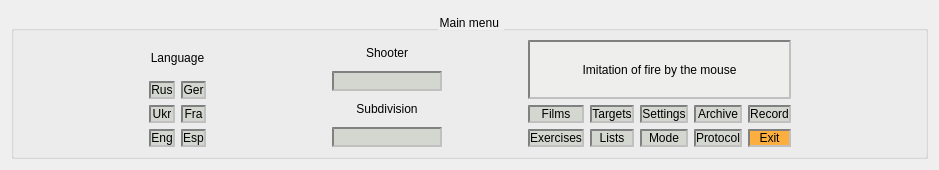
<?xml version="1.0" encoding="UTF-8"?>
<ui version="4.0">
 <class>MainMenu</class>
 <widget class="QWidget" name="MainMenu">
  <property name="geometry">
   <rect>
    <x>0</x>
    <y>0</y>
    <width>939</width>
    <height>170</height>
   </rect>
  </property>
  <property name="windowTitle">
   <string>Form</string>
  </property>
  <layout class="QGridLayout" name="gridLayout">
   <item row="0" column="0">
    <widget class="QGroupBox" name="groupBox">
     <property name="styleSheet">
      <string notr="true">QGroupBox{
color:black;
background:url(:/new/prefix1/menu/sky.jpg)  ;

background-size: cover;
}
QGroupBox::title{

margin-top:5px;
subcontrol-origin:margin;
subcontrol-position:top center;

}
</string>
     </property>
     <property name="title">
      <string>Main menu </string>
     </property>
     <layout class="QGridLayout" name="gridLayout_3">
      <item row="0" column="2">
       <spacer name="horizontalSpacer_3">
        <property name="orientation">
         <enum>Qt::Horizontal</enum>
        </property>
        <property name="sizeHint" stdset="0">
         <size>
          <width>40</width>
          <height>20</height>
         </size>
        </property>
       </spacer>
      </item>
      <item row="0" column="0">
       <spacer name="horizontalSpacer_4">
        <property name="orientation">
         <enum>Qt::Horizontal</enum>
        </property>
        <property name="sizeHint" stdset="0">
         <size>
          <width>40</width>
          <height>20</height>
         </size>
        </property>
       </spacer>
      </item>
      <item row="0" column="1">
       <layout class="QHBoxLayout" name="horizontalLayout_4">
        <item>
         <layout class="QHBoxLayout" name="horizontalLayout_3">
          <item>
           <layout class="QGridLayout" name="gridLayout_2">
            <item row="0" column="0">
             <widget class="QLabel" name="label">
              <property name="styleSheet">
               <string notr="true">QLabel{
color:black;

}</string>
              </property>
              <property name="text">
               <string>Language</string>
              </property>
              <property name="alignment">
               <set>Qt::AlignCenter</set>
              </property>
             </widget>
            </item>
            <item row="1" column="0">
             <layout class="QHBoxLayout" name="horizontalLayout">
              <item>
               <layout class="QVBoxLayout" name="verticalLayout_2">
                <item>
                 <widget class="QPushButton" name="rus_pb">
                  <property name="sizePolicy">
                   <sizepolicy hsizetype="Minimum" vsizetype="Fixed">
                    <horstretch>0</horstretch>
                    <verstretch>0</verstretch>
                   </sizepolicy>
                  </property>
                  <property name="styleSheet">
                   <string notr="true">QPushButton{
border:2px inset grey;
border-color: qlineargradient(x1: 0, y1: 0, x2: 0, y2: 1, 
stop: 0 #E0E0E0, stop: 1 #FFFFFF); 


color:black;
	background-color: rgb(211, 215, 207);}</string>
                  </property>
                  <property name="text">
                   <string>Rus</string>
                  </property>
                 </widget>
                </item>
                <item>
                 <widget class="QPushButton" name="ukr_pb">
                  <property name="styleSheet">
                   <string notr="true">QPushButton{
border:2px inset grey;
border-color: qlineargradient(x1: 0, y1: 0, x2: 0, y2: 1, 
stop: 0 #E0E0E0, stop: 1 #FFFFFF); 


color:black;
	background-color: rgb(211, 215, 207);}</string>
                  </property>
                  <property name="text">
                   <string>Ukr</string>
                  </property>
                 </widget>
                </item>
                <item>
                 <widget class="QPushButton" name="eng_pb">
                  <property name="styleSheet">
                   <string notr="true">QPushButton{
border:2px inset grey;
border-color: qlineargradient(x1: 0, y1: 0, x2: 0, y2: 1, 
stop: 0 #E0E0E0, stop: 1 #FFFFFF); 


color:black;
	background-color: rgb(211, 215, 207);}</string>
                  </property>
                  <property name="text">
                   <string>Eng</string>
                  </property>
                 </widget>
                </item>
               </layout>
              </item>
              <item>
               <layout class="QVBoxLayout" name="verticalLayout">
                <item>
                 <widget class="QPushButton" name="get_pb">
                  <property name="sizePolicy">
                   <sizepolicy hsizetype="Preferred" vsizetype="Fixed">
                    <horstretch>0</horstretch>
                    <verstretch>0</verstretch>
                   </sizepolicy>
                  </property>
                  <property name="styleSheet">
                   <string notr="true">QPushButton{
border:2px inset grey;
border-color: qlineargradient(x1: 0, y1: 0, x2: 0, y2: 1, 
stop: 0 #E0E0E0, stop: 1 #FFFFFF); 


color:black;
	background-color: rgb(211, 215, 207);}</string>
                  </property>
                  <property name="text">
                   <string>Ger</string>
                  </property>
                 </widget>
                </item>
                <item>
                 <widget class="QPushButton" name="fr_pb">
                  <property name="styleSheet">
                   <string notr="true">QPushButton{
border:2px inset grey;
border-color: qlineargradient(x1: 0, y1: 0, x2: 0, y2: 1, 
stop: 0 #E0E0E0, stop: 1 #FFFFFF); 


color:black;
	background-color: rgb(211, 215, 207);}</string>
                  </property>
                  <property name="text">
                   <string>Fra</string>
                  </property>
                 </widget>
                </item>
                <item>
                 <widget class="QPushButton" name="esp_pb">
                  <property name="styleSheet">
                   <string notr="true">QPushButton{
border:2px inset grey;
border-color: qlineargradient(x1: 0, y1: 0, x2: 0, y2: 1, 
stop: 0 #E0E0E0, stop: 1 #FFFFFF); 


color:black;
	background-color: rgb(211, 215, 207);}</string>
                  </property>
                  <property name="text">
                   <string>Esp</string>
                  </property>
                 </widget>
                </item>
               </layout>
              </item>
             </layout>
            </item>
           </layout>
          </item>
          <item>
           <spacer name="horizontalSpacer_7">
            <property name="orientation">
             <enum>Qt::Horizontal</enum>
            </property>
            <property name="sizeHint" stdset="0">
             <size>
              <width>40</width>
              <height>20</height>
             </size>
            </property>
           </spacer>
          </item>
          <item>
           <spacer name="horizontalSpacer_6">
            <property name="orientation">
             <enum>Qt::Horizontal</enum>
            </property>
            <property name="sizeHint" stdset="0">
             <size>
              <width>40</width>
              <height>20</height>
             </size>
            </property>
           </spacer>
          </item>
          <item>
           <spacer name="horizontalSpacer_5">
            <property name="orientation">
             <enum>Qt::Horizontal</enum>
            </property>
            <property name="sizeHint" stdset="0">
             <size>
              <width>40</width>
              <height>20</height>
             </size>
            </property>
           </spacer>
          </item>
          <item>
           <layout class="QVBoxLayout" name="verticalLayout_8">
            <item>
             <layout class="QVBoxLayout" name="verticalLayout_9">
              <item>
               <widget class="QLabel" name="label_2">
                <property name="styleSheet">
                 <string notr="true">QLabel{
color:black;
}</string>
                </property>
                <property name="text">
                 <string>Shooter</string>
                </property>
                <property name="alignment">
                 <set>Qt::AlignCenter</set>
                </property>
               </widget>
              </item>
              <item>
               <widget class="QLineEdit" name="shooter_edit">
                <property name="styleSheet">
                 <string notr="true">QLineEdit{
border:2px inset grey;
border-color: qlineargradient(x1: 0, y1: 0, x2: 0, y2: 1, 
stop: 0 #E0E0E0, stop: 1 #FFFFFF); 

color:black;
background-color: rgb(211, 215, 207);}</string>
                </property>
               </widget>
              </item>
             </layout>
            </item>
            <item>
             <layout class="QVBoxLayout" name="verticalLayout_10">
              <item>
               <widget class="QLabel" name="label_3">
                <property name="styleSheet">
                 <string notr="true">QLabel{
color:black;
}</string>
                </property>
                <property name="text">
                 <string>Subdivision</string>
                </property>
                <property name="alignment">
                 <set>Qt::AlignCenter</set>
                </property>
               </widget>
              </item>
              <item>
               <widget class="QLineEdit" name="subdivision_edit">
                <property name="styleSheet">
                 <string notr="true">QLineEdit{
border:2px inset grey;
border-color: qlineargradient(x1: 0, y1: 0, x2: 0, y2: 1, 
stop: 0 #E0E0E0, stop: 1 #FFFFFF); 

color:black;
background-color: rgb(211, 215, 207);}</string>
                </property>
               </widget>
              </item>
             </layout>
            </item>
           </layout>
          </item>
         </layout>
        </item>
        <item>
         <spacer name="horizontalSpacer_2">
          <property name="orientation">
           <enum>Qt::Horizontal</enum>
          </property>
          <property name="sizeHint" stdset="0">
           <size>
            <width>40</width>
            <height>20</height>
           </size>
          </property>
         </spacer>
        </item>
        <item>
         <spacer name="horizontalSpacer">
          <property name="orientation">
           <enum>Qt::Horizontal</enum>
          </property>
          <property name="sizeHint" stdset="0">
           <size>
            <width>40</width>
            <height>20</height>
           </size>
          </property>
         </spacer>
        </item>
        <item>
         <layout class="QVBoxLayout" name="verticalLayout_11">
          <item>
           <widget class="QLabel" name="infotir_lb">
            <property name="styleSheet">
             <string notr="true">QLabel#infotir_lb{
background-color:rgb(238, 238, 236);
color:black;
border:2px inset grey;
border-color: qlineargradient(x1: 0, y1: 0, x2: 0, y2: 1, 
stop: 0 #E0E0E0, stop: 1 #FFFFFF); 

}


</string>
            </property>
            <property name="text">
             <string>Imitation of fire by the mouse</string>
            </property>
            <property name="alignment">
             <set>Qt::AlignCenter</set>
            </property>
           </widget>
          </item>
          <item>
           <layout class="QHBoxLayout" name="horizontalLayout_2">
            <item>
             <layout class="QVBoxLayout" name="verticalLayout_3">
              <item>
               <widget class="QPushButton" name="films_pb">
                <property name="styleSheet">
                 <string notr="true">QPushButton{
border:2px inset grey;
border-color: qlineargradient(x1: 0, y1: 0, x2: 0, y2: 1, 
stop: 0 #E0E0E0, stop: 1 #FFFFFF); 


color:black;
	background-color: rgb(211, 215, 207);}</string>
                </property>
                <property name="text">
                 <string>Films</string>
                </property>
               </widget>
              </item>
              <item>
               <widget class="QPushButton" name="pushButton_5">
                <property name="styleSheet">
                 <string notr="true">QPushButton{
border:2px inset grey;
border-color: qlineargradient(x1: 0, y1: 0, x2: 0, y2: 1, 
stop: 0 #E0E0E0, stop: 1 #FFFFFF); 


color:black;
	background-color: rgb(211, 215, 207);}</string>
                </property>
                <property name="text">
                 <string>Exercises</string>
                </property>
               </widget>
              </item>
             </layout>
            </item>
            <item>
             <layout class="QVBoxLayout" name="verticalLayout_4">
              <item>
               <widget class="QPushButton" name="pushButton">
                <property name="styleSheet">
                 <string notr="true">QPushButton{
border:2px inset grey;
border-color: qlineargradient(x1: 0, y1: 0, x2: 0, y2: 1, 
stop: 0 #E0E0E0, stop: 1 #FFFFFF); 


color:black;
	background-color: rgb(211, 215, 207);}</string>
                </property>
                <property name="text">
                 <string>Targets</string>
                </property>
               </widget>
              </item>
              <item>
               <widget class="QPushButton" name="pushButton_6">
                <property name="styleSheet">
                 <string notr="true">QPushButton{
border:2px inset grey;
border-color: qlineargradient(x1: 0, y1: 0, x2: 0, y2: 1, 
stop: 0 #E0E0E0, stop: 1 #FFFFFF); 


color:black;
	background-color: rgb(211, 215, 207);}</string>
                </property>
                <property name="text">
                 <string>Lists</string>
                </property>
               </widget>
              </item>
             </layout>
            </item>
            <item>
             <layout class="QVBoxLayout" name="verticalLayout_5">
              <item>
               <widget class="QPushButton" name="pushButton_2">
                <property name="styleSheet">
                 <string notr="true">QPushButton{
border:2px inset grey;
border-color: qlineargradient(x1: 0, y1: 0, x2: 0, y2: 1, 
stop: 0 #E0E0E0, stop: 1 #FFFFFF); 


color:black;
	background-color: rgb(211, 215, 207);}</string>
                </property>
                <property name="text">
                 <string>Settings</string>
                </property>
               </widget>
              </item>
              <item>
               <widget class="QPushButton" name="pushButton_7">
                <property name="styleSheet">
                 <string notr="true">QPushButton{
border:2px inset grey;
border-color: qlineargradient(x1: 0, y1: 0, x2: 0, y2: 1, 
stop: 0 #E0E0E0, stop: 1 #FFFFFF); 

color:black;
	background-color: rgb(211, 215, 207);}</string>
                </property>
                <property name="text">
                 <string>Mode</string>
                </property>
               </widget>
              </item>
             </layout>
            </item>
            <item>
             <layout class="QVBoxLayout" name="verticalLayout_6">
              <item>
               <widget class="QPushButton" name="pushButton_3">
                <property name="styleSheet">
                 <string notr="true">QPushButton{
border:2px inset grey;
border-color: qlineargradient(x1: 0, y1: 0, x2: 0, y2: 1, 
stop: 0 #E0E0E0, stop: 1 #FFFFFF); 


color:black;
	background-color: rgb(211, 215, 207);}</string>
                </property>
                <property name="text">
                 <string>Archive</string>
                </property>
               </widget>
              </item>
              <item>
               <widget class="QPushButton" name="pushButton_8">
                <property name="styleSheet">
                 <string notr="true">QPushButton{
border:2px inset grey;
border-color: qlineargradient(x1: 0, y1: 0, x2: 0, y2: 1, 
stop: 0 #E0E0E0, stop: 1 #FFFFFF); 

color:black;
	background-color: rgb(211, 215, 207);}</string>
                </property>
                <property name="text">
                 <string>Protocol</string>
                </property>
               </widget>
              </item>
             </layout>
            </item>
            <item>
             <layout class="QVBoxLayout" name="verticalLayout_7">
              <item>
               <widget class="QPushButton" name="pushButton_4">
                <property name="styleSheet">
                 <string notr="true">QPushButton{
border:2px inset grey;
border-color: qlineargradient(x1: 0, y1: 0, x2: 0, y2: 1, 
stop: 0 #E0E0E0, stop: 1 #FFFFFF); 


color:black;
	background-color: rgb(211, 215, 207);}</string>
                </property>
                <property name="text">
                 <string>Record</string>
                </property>
               </widget>
              </item>
              <item>
               <widget class="QPushButton" name="pushButton_9">
                <property name="styleSheet">
                 <string notr="true">QPushButton{
border:2px inset grey;
background-color: qlineargradient(x1: 0, y1: 0, x2: 0, y2: 1, 
stop: 0 #E0E0E0, stop: 1 #FFFFFF); 

color:black;
	background-color: rgb(252, 175, 62);}</string>
                </property>
                <property name="text">
                 <string>Exit</string>
                </property>
               </widget>
              </item>
             </layout>
            </item>
           </layout>
          </item>
         </layout>
        </item>
       </layout>
      </item>
     </layout>
    </widget>
   </item>
  </layout>
 </widget>
 <resources/>
 <connections/>
</ui>
